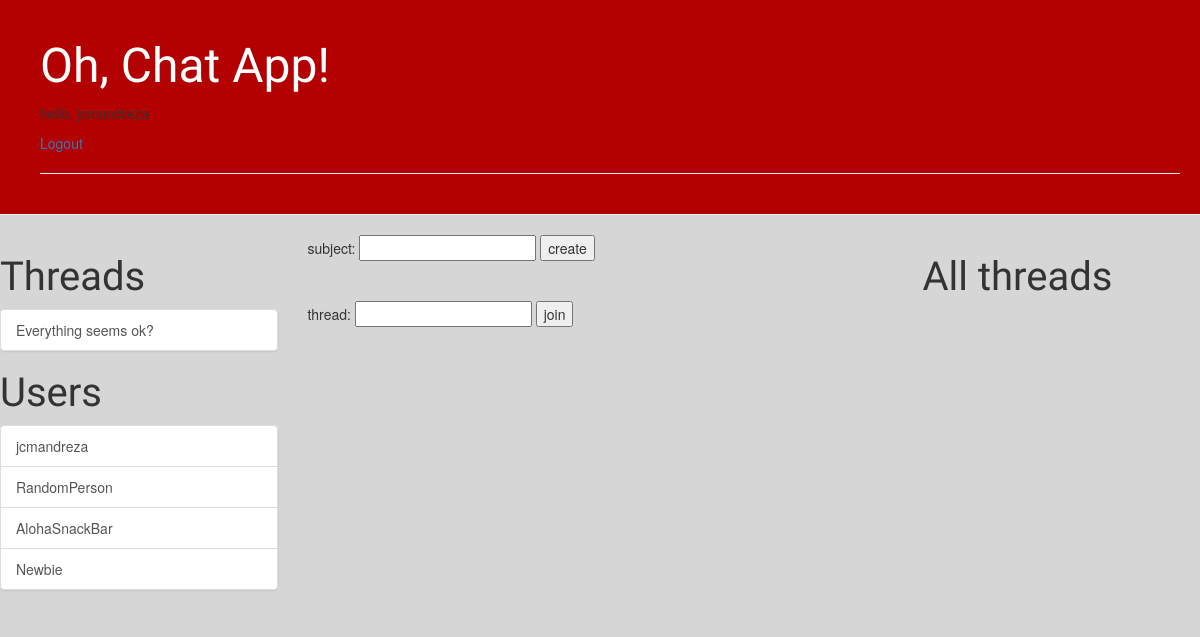
Page / (signed in) on the committed database.
### messenger/models.py (models this page shows, shortened)
class MessageThread(models.Model):
    subject = models.CharField(max_length=255, blank=True)
    participants = models.ManyToManyField(User, related_name='message_threads')
    when_created = models.DateTimeField(auto_now_add=True)
    objects = ThreadManager()

class Profile(models.Model):
	first_name = models.CharField(max_length=30, blank = False)
	last_name = models.CharField(max_length=30, blank = False)
	owner = models.OneToOneField(User, related_name='profile')
	thread = models.ManyToManyField(MessageThread,
		related_name = '_thread', through = 'ProfileThread')

### dashboard/views.py (the view)
# urls.py: 2. Add a URL to urlpatterns:  url(r'^$', views.home, name='home')
@login_required
def home(request):
    context = {
        'threads': MessageThread.objects.filter(participants=request.user).order_by('-when_created'),
        'users' : Profile.objects.all(),
        'allthreads':MessageThread.objects.all().order_by('-when_created')
    }
    return render(request, 'dashboard/home.html',context = context)

### dashboard/templates/dashboard/home.html (shortened to what this page needs)
{% extends 'dashboard/base.html' %}
{% block content %}
  <div class = "row">
        <div class="col-md-3">
            <h3> Threads</h3>
            <div class="list-group">
                {% for thread in threads %}
                    <a href="{% url 'details' pk=thread.pk %}"class="list-group-item">{{thread.subject}}</a>
                {% endfor %}
            </div>
            <h3> Users</h3>
            <div class="list-group">
                {% for user in users %}
                    <a href="{% url 'home' %}" class="list-group-item">{{user.owner}}</a>
                {% endfor %}
            </div>
        </div>
        <div class="col-md-6">
            {% block details %}
                <form id="createthreads">
                    subject: <input type="text" name="t_subject" id="create_subject">
                    <button>create</button>
                </form>
                <br>
                <br>
                <form id="jointhreads">
                    thread: <input type="text" name="t_subject" id="join_subject">
                    <button>join</button>
                </form>
            {% endblock%}
        </div>
        <div class="col-md-3">
            <h3>All threads</h3>
        </div>
    </div>
{% endblock %}

### dashboard/static/css/blog.css (style rules this page uses)
body { background-color: #d6d6d6; }
h1, h2, h3, h4 { font-family: 'Lobster', cursive; font-size: 30pt; }

### rows in the picture
MessageThread: subject "Everything seems ok?"
Profile: owner "jcmandreza"
Profile: owner "RandomPerson"
Profile: owner "AlohaSnackBar"
Profile: owner "Newbie"
